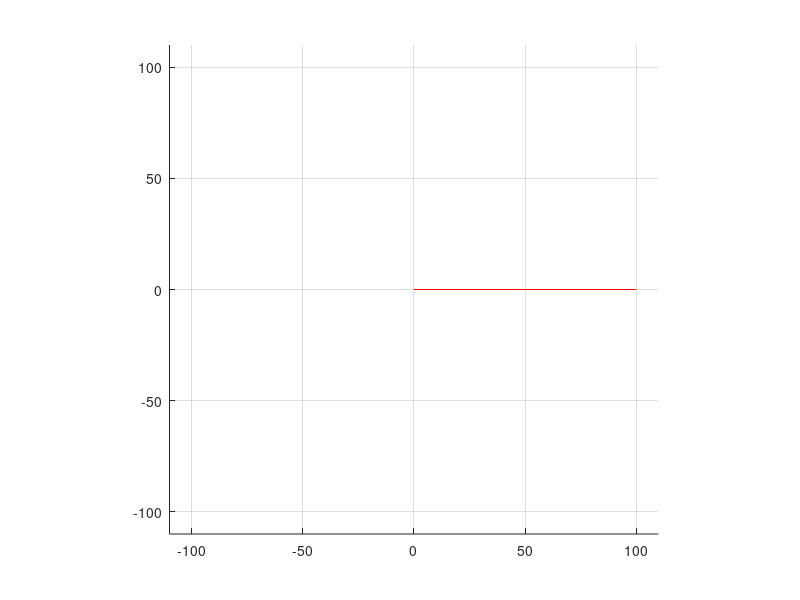

Here is the MATLAB script that generated this plot:

# Robot parameters
l = 100;  

axis([-l*1.1 l*1.1 -l*1.1 l*1.1]);
axis('equal');
grid on;

# Draw the robot
hold on;
  link1 = [0,0;l/2,0];
  link2 = [l/2,0;l,0];

  plot(link1(1:2),link1(3:4),'-r');
  plot(link2(1:2),link2(3:4),'-r');
hold off;

